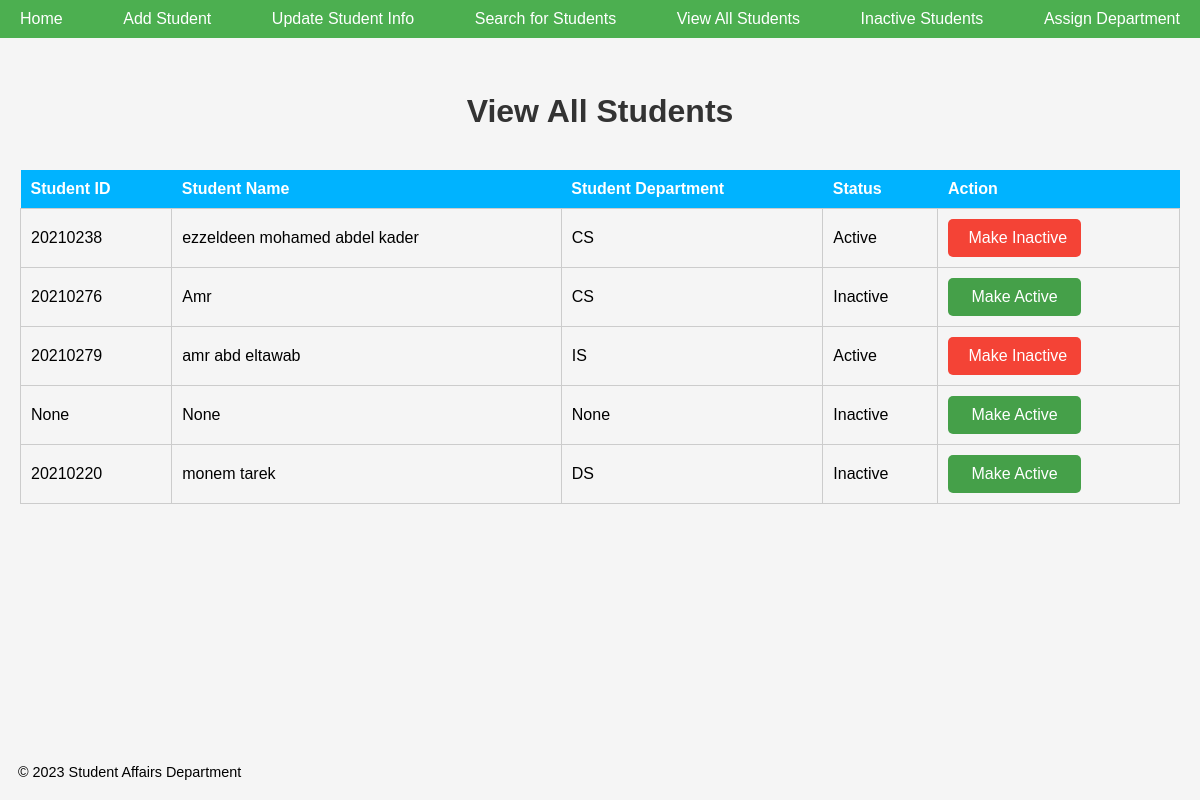
/ViewAllStudents, run on an earlier commit of the app's database.
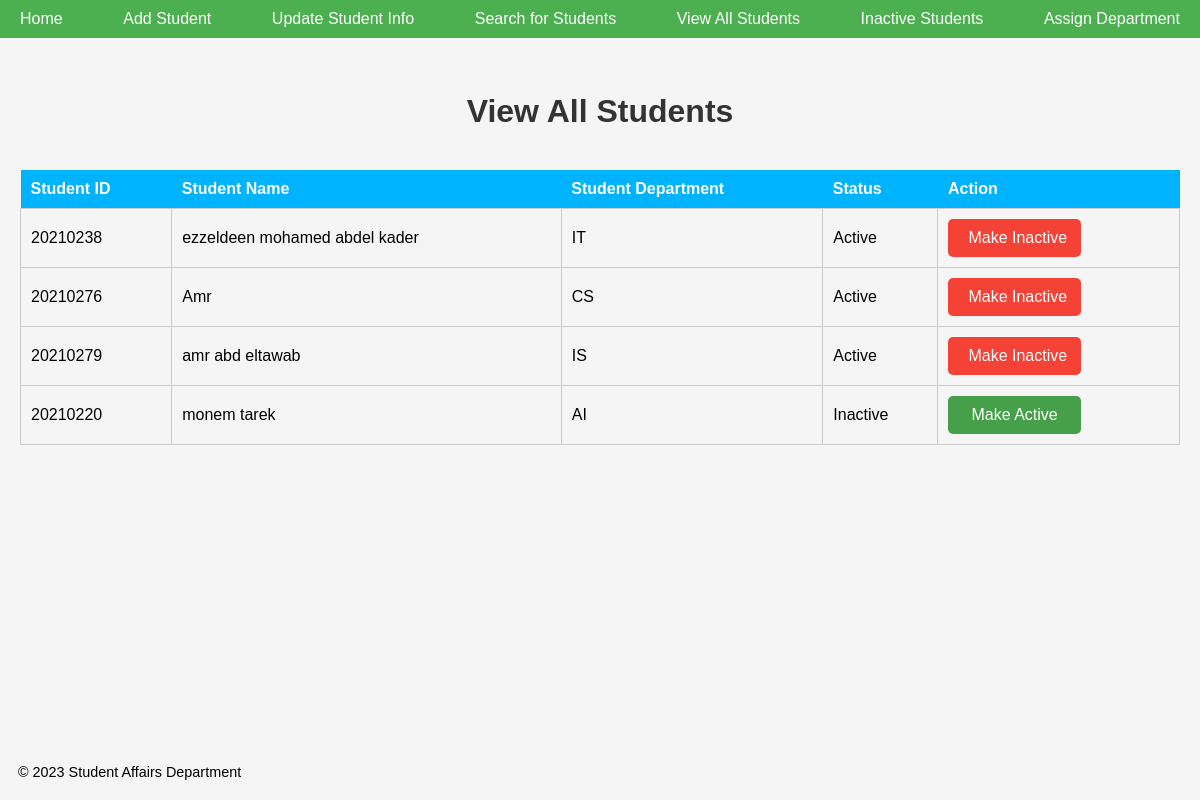
And on a later commit of the database.
### pages/models.py (models this page shows, shortened)
class Student(models.Model):
    TypeGender = [
        ('Male', 'Male'),
        ('Female', 'Female')
    ]
    AvailableDepartment = [
        ('CS', 'CS'),
        ('DS', 'DS'),
        ('IT', 'IT'),
        ('AI', 'AI'),
        ('IS', 'IS')
    ]
    name = models.CharField(max_length=50, null=True)
    idoCollage = models.CharField(max_length=8, null=True)
    dob = models.DateField(null=True)
    gpa = models.DecimalField(max_digits=4, decimal_places=1, null=True)
    gender = models.CharField(max_length=6, null=True)
    level = models.IntegerField(null=True)
    status = models.BooleanField(default=False, null=True)
    department = models.CharField(max_length=2, null=True)
    email = models.CharField(max_length=50, null=True)
    mobile = models.CharField(max_length=11, null=True)

### pages/views.py (the view)
# urls.py: path('ViewAllStudents', views.View_All_Students, name='View All Students'),
def View_All_Students(request):
    students = Student.objects.all()
    context = {'students': students}
    return render(request, 'pages/View All Students.html', context)

### templates/pages/View All Students.html (shortened to what this page needs)
{% extends 'base.html' %}
{% load static %}
{% block content %}
<!DOCTYPE html>
<html>
<head>
    <link rel="stylesheet" type="text/css" href="{% static 'css/View All Students.css' %}">
</head>
<body>
<div class="container">
    <h1>View All Students</h1>
    <main>
        <table id="table1">
            <thead>
            <tr>
                <th>Student ID</th>
                <th>Student Name</th>
                <th>Student Department</th>
                <th>Status</th>
                <th>Action</th>
            </tr>
            </thead>
            <tbody>
                {% for student in students %}
                <tr>
                    <td>{{ student.idoCollage }}</td>
                    <td>{{ student.name }}</td>
                    <td>{{ student.department }}</td>
                    {% if student.status %}
                        <td id="{{ student.idoCollage}}status">Active</td>
                        <td>
                            <input type="button" id="{{ student.idoCollage }}btn" onclick="changeStdStatus({{ student.idoCollage }})" class="inactive-btn" value="Make Inactive">
                        </td>
                    {% else %}
                        <td id="{{ student.idoCollage }}status">Inactive</td>
                        <td>
                            <input type="button" id="{{ student.idoCollage}}btn" onclick="changeStdStatus({{ student.idoCollage }})" class="active-btn" value="Make Active">
                        </td>
                    {% endif %}
                </tr>
                {% endfor %}
            </tbody>
        </table>
    </main>
</div>
</body>
</html>
{% endblock content %}

What changed in the data, as far as the page shows it:
removed Student: idoCollage "None", name "None", department "None"
changed Student "ezzeldeen mohamed abdel kader": department "CS" → "IT"
changed Student "Amr": value "Make Active" → "Make Inactive"; status "Inactive" → "Active"
changed Student "monem tarek": department "DS" → "AI"
